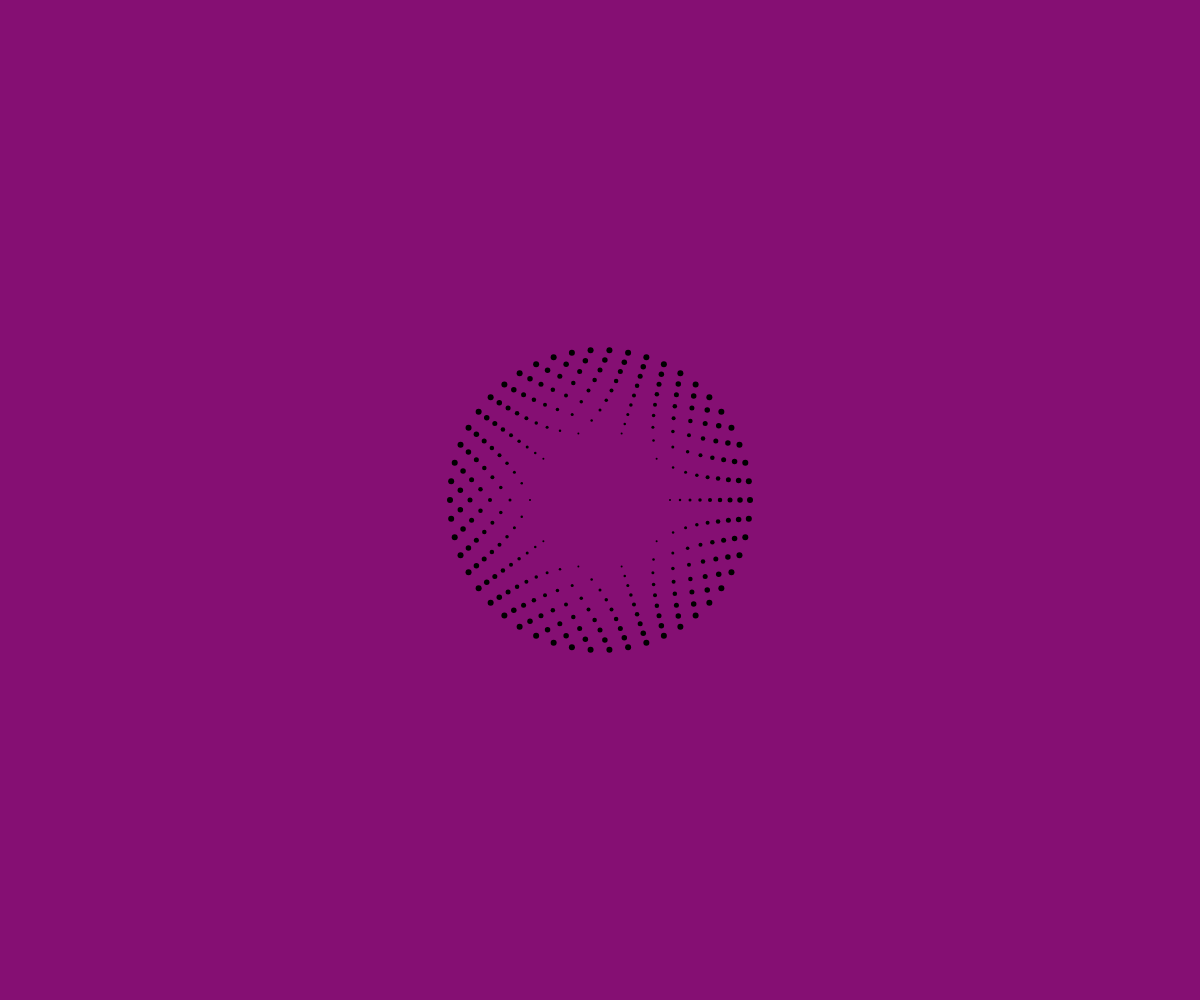
Frame 1 (no input)
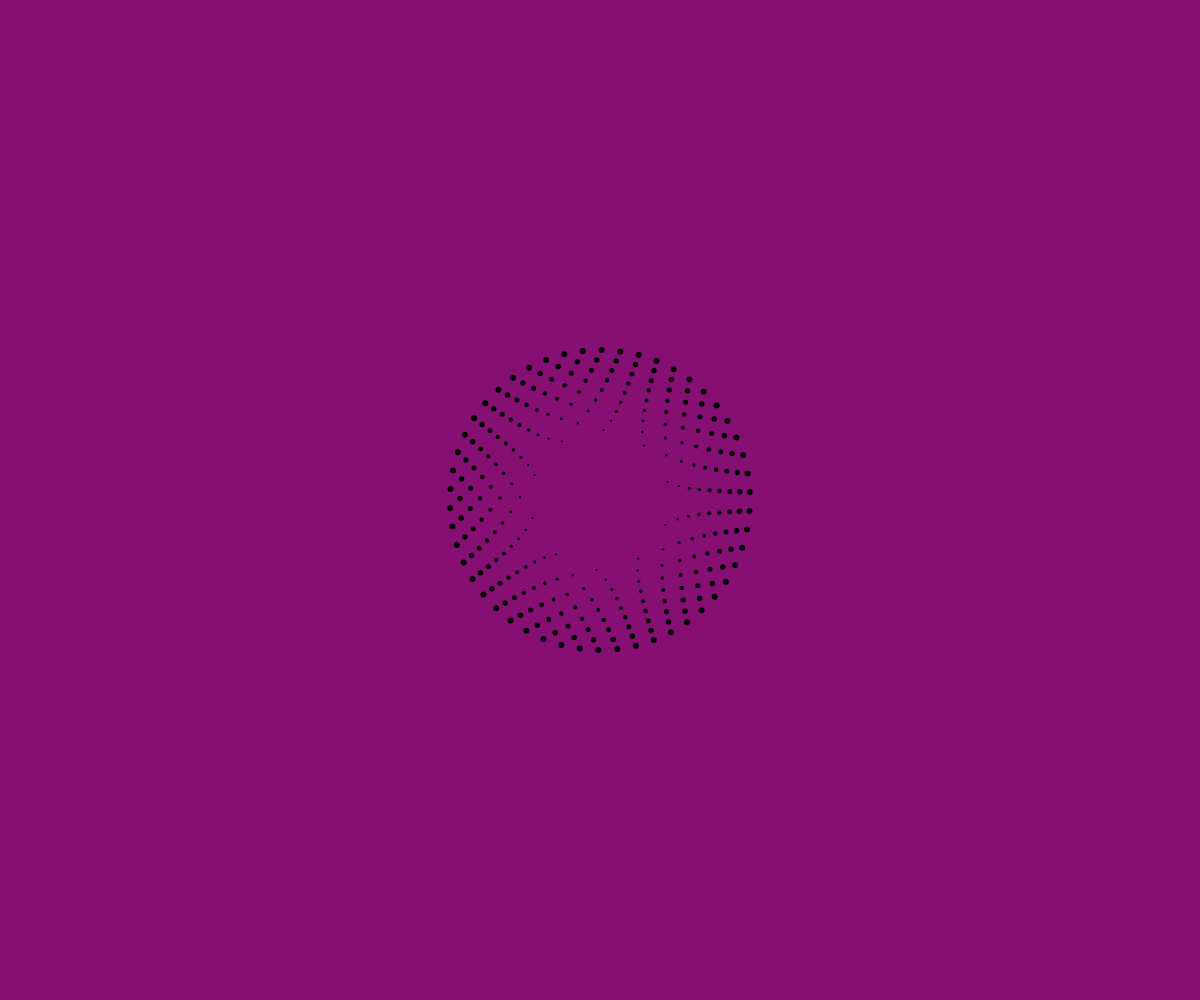
Frame 60 (no input)
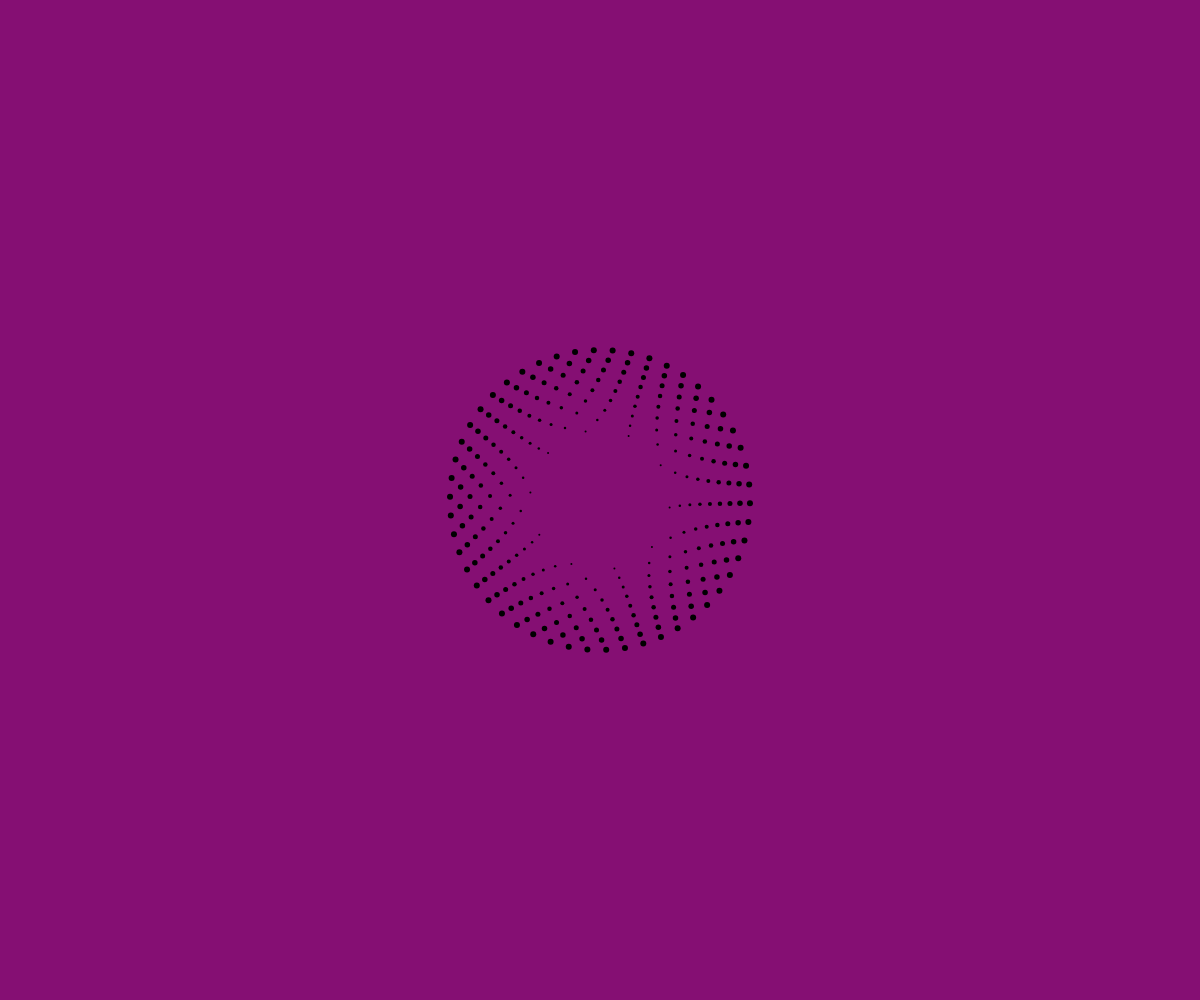
Frame 120 (the mouse pressed at the canvas centre since frame 60)

The p5.js sketch that drew these frames (run headless with seeded random() and noise() and a simulated clock; from frame 60 on, the mouse is pressed at the canvas centre):

// p5.js sketch
// ── sketch.js
let rings= []; let n =9;
let xPos=0;
let yPos=0;
let easing=0.005;

function setup(){
   canvas=createCanvas(windowWidth,windowHeight);
   canvas.position(0,0);
   canvas.style("z-index", -2);//doesnt overlay on words
   angleMode(DEGREES);

   for(let i=0;i<n;i++)
   rings[i]= r= new Ring(150-i*10,50-i*5,6-i*0.5);

}

function windowResized(){
    resizeCanvas(windowWidth, windowHeight);
}

function draw(){
    clear();
    xPos=xPos+((mouseX-xPos)+easing);
    yPos=yPos+((mouseY-yPos)+easing);

    drawThing(mouseX,mouseY);
    background(133, 15, 115);
    translate(width/2,height/2);

    for(let i=0;i<n;i++){
    rings[i].display();
     rings[i].move();
 }
}


function drawThing(_x,_y){
        fill(0);
        ellipse(_x, _y, 30, 70, 5);
    }
// ── ring.js
class Ring {
    constructor(r, num, d) {
      this.r = r;
      this.num = num;
      this.d = d;
      
      this.angle = 0;
      this.amt = 0;
      this.min = 0;
    }
    
    display() {
      // fill(255);
      noStroke();
      for (let i=0; i<this.num; i++) {
        let startingAngle = 360/this.num * i; 
        let x = this.r*cos(startingAngle + this.angle);
        let y = this.r*sin(startingAngle + this.angle);
        ellipse(x, y, this.d, this.d);
      }
    }
    
    move() {
      // this.angle += 1;
      // Linear Interpolation eqn: y = min + amt * (max - min)
      this.angle = (this.amt) * 360/this.num;
      if (this.amt > 1) {
        this.amt = 0;
        this.min += 360/this.num;
      } else {
        this.amt += 0.01;
      }
      
    }
  }
